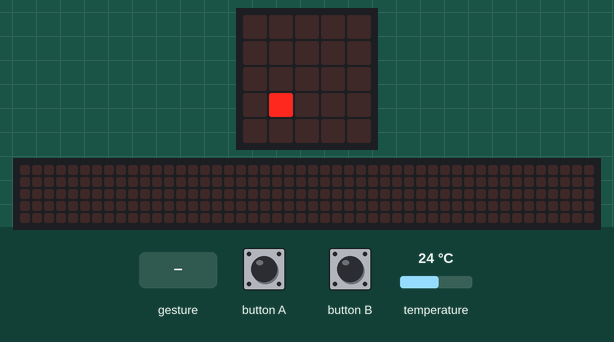
Simulated run of this program. Board: BBC micro:bit (MakeCode). Shown: the board's 5×5 LED display, a strip that is not on the board, showing the scrolling text unrolled. The test bench sets the inputs (shaded band); at power-on: temperature 24 °C. A tilt is held for 1.5 s and a shake lasts 1 s, then the board lies face up again; the 48×5 strip is a reading aid, not a part: it shows the text the display is scrolling, unrolled, one strip-width of it at a time.

Above: at 0.1 s.
2.4 s: button A pressed for 0.15 s
At 2.62 s:
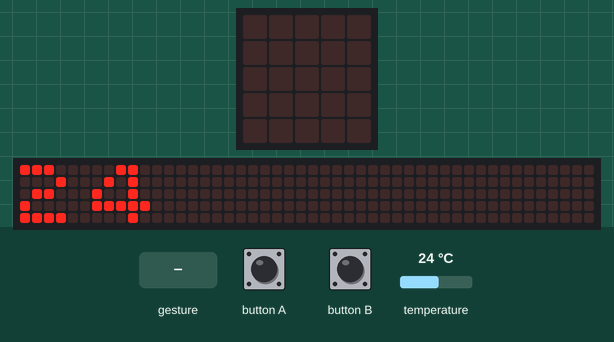
3.1 s: button B pressed for 0.15 s
3.8 s: gesture 'shake'
At 9.82 s:
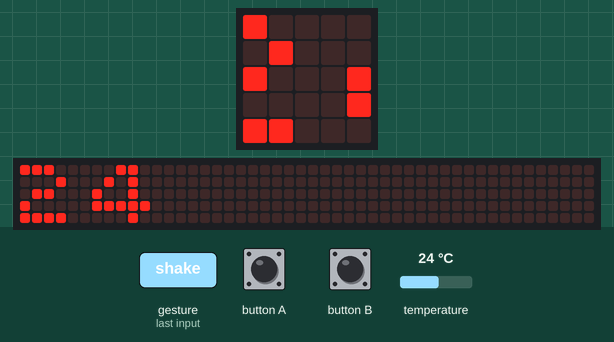
15.7 s: button A pressed for 0.15 s
At 16.07 s:
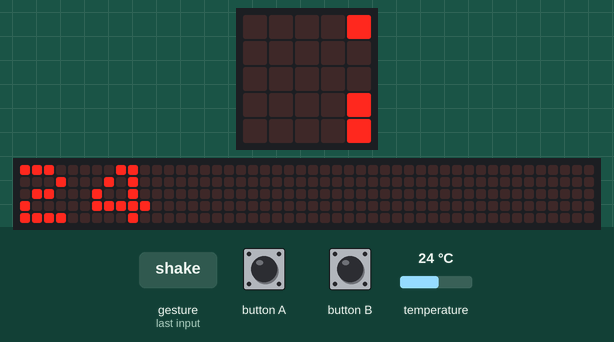

The program:

main.ts
```typescript
input.onButtonPressed(Button.A, function () {
    basic.showNumber(min)
    basic.clearScreen()
})
input.onButtonPressed(Button.B, function () {
    basic.showNumber(max)
    basic.clearScreen()
})
input.onGesture(Gesture.Shake, function () {
    basic.showNumber(currenttemperature)
    basic.clearScreen()
})
let min = 0
let max = 0
let currenttemperature = 0
currenttemperature = input.temperature()
max = currenttemperature
min = currenttemperature
basic.forever(function () {
    basic.showString(".")
    currenttemperature = input.temperature()
    if (currenttemperature < min) {
        min = currenttemperature
    }
    if (currenttemperature > max) {
        max = currenttemperature
    }
    basic.pause(1000)
    basic.clearScreen()
    basic.pause(1000)
})
```

test.ts
```typescript
// tu są testy; nie będzie to kompilowane, gdy ten pakiet będzie używany jako rozszerzenie.
```

Measured:
- after the input at 2.4 s, the display: changes after 0.15 s (image 1)
- after the input at 15.7 s, the display: first changes after 0.15 s (image 3 shows a later state)
